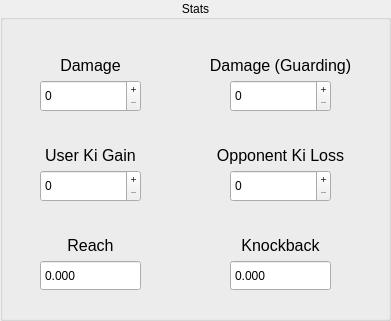
  <widget class="QGroupBox" name="StatGroupBox">
   <property name="geometry">
    <rect>
     <x>10</x>
     <y>120</y>
     <width>391</width>
     <height>321</height>
    </rect>
   </property>
   <property name="title">
    <string>Stats</string>
   </property>
   <property name="alignment">
    <set>Qt::AlignCenter</set>
   </property>
   <widget class="QLabel" name="DamageLbl">
    <property name="geometry">
     <rect>
      <x>40</x>
      <y>50</y>
      <width>101</width>
      <height>31</height>
     </rect>
    </property>
    <property name="font">
     <font>
      <pointsize>12</pointsize>
     </font>
    </property>
    <property name="toolTip">
     <string>&lt;html&gt;&lt;head/&gt;&lt;body&gt;&lt;p&gt;The damage this attack does to a non-defending opponent.&lt;/p&gt;&lt;/body&gt;&lt;/html&gt;</string>
    </property>
    <property name="text">
     <string>Damage</string>
    </property>
    <property name="alignment">
     <set>Qt::AlignCenter</set>
    </property>
   </widget>
   <widget class="QSpinBox" name="DamageBox">
    <property name="geometry">
     <rect>
      <x>40</x>
      <y>80</y>
      <width>101</width>
      <height>32</height>
     </rect>
    </property>
    <property name="styleSheet">
     <string notr="true"/>
    </property>
    <property name="buttonSymbols">
     <enum>QAbstractSpinBox::PlusMinus</enum>
    </property>
    <property name="minimum">
     <number>0</number>
    </property>
    <property name="maximum">
     <number>2147483647</number>
    </property>
    <property name="value">
     <number>0</number>
    </property>
   </widget>
   <widget class="QLabel" name="DamageGuardLbl">
    <property name="geometry">
     <rect>
      <x>200</x>
      <y>50</y>
      <width>161</width>
      <height>31</height>
     </rect>
    </property>
    <property name="font">
     <font>
      <pointsize>12</pointsize>
     </font>
    </property>
    <property name="toolTip">
     <string>&lt;html&gt;&lt;head/&gt;&lt;body&gt;&lt;p&gt;The damage this attack does to a defending opponent.&lt;/p&gt;&lt;/body&gt;&lt;/html&gt;</string>
    </property>
    <property name="text">
     <string>Damage (Guarding)</string>
    </property>
    <property name="alignment">
     <set>Qt::AlignCenter</set>
    </property>
   </widget>
   <widget class="QSpinBox" name="DamageBox_2">
    <property name="geometry">
     <rect>
      <x>230</x>
      <y>80</y>
      <width>101</width>
      <height>32</height>
     </rect>
    </property>
    <property name="styleSheet">
     <string notr="true"/>
    </property>
    <property name="buttonSymbols">
     <enum>QAbstractSpinBox::PlusMinus</enum>
    </property>
    <property name="minimum">
     <number>0</number>
    </property>
    <property name="maximum">
     <number>2147483647</number>
    </property>
    <property name="value">
     <number>0</number>
    </property>
   </widget>
   <widget class="QLabel" name="KiGainLbl">
    <property name="geometry">
     <rect>
      <x>30</x>
      <y>140</y>
      <width>121</width>
      <height>31</height>
     </rect>
    </property>
    <property name="font">
     <font>
      <pointsize>12</pointsize>
     </font>
    </property>
    <property name="toolTip">
     <string>&lt;html&gt;&lt;head/&gt;&lt;body&gt;&lt;p&gt;The amount of Ki you gain if the attack breaks guard.&lt;/p&gt;&lt;/body&gt;&lt;/html&gt;</string>
    </property>
    <property name="text">
     <string>User Ki Gain</string>
    </property>
    <property name="alignment">
     <set>Qt::AlignCenter</set>
    </property>
   </widget>
   <widget class="QSpinBox" name="KiGainBox">
    <property name="geometry">
     <rect>
      <x>40</x>
      <y>170</y>
      <width>101</width>
      <height>32</height>
     </rect>
    </property>
    <property name="styleSheet">
     <string notr="true"/>
    </property>
    <property name="buttonSymbols">
     <enum>QAbstractSpinBox::PlusMinus</enum>
    </property>
    <property name="minimum">
     <number>0</number>
    </property>
    <property name="maximum">
     <number>2147483647</number>
    </property>
    <property name="value">
     <number>0</number>
    </property>
   </widget>
   <widget class="QLabel" name="KiLossLbl">
    <property name="geometry">
     <rect>
      <x>210</x>
      <y>140</y>
      <width>141</width>
      <height>31</height>
     </rect>
    </property>
    <property name="font">
     <font>
      <pointsize>12</pointsize>
     </font>
    </property>
    <property name="toolTip">
     <string>&lt;html&gt;&lt;head/&gt;&lt;body&gt;&lt;p&gt;The amount of Ki lost by the opponent if the attack breaks guard.&lt;/p&gt;&lt;/body&gt;&lt;/html&gt;</string>
    </property>
    <property name="text">
     <string>Opponent Ki Loss</string>
    </property>
    <property name="alignment">
     <set>Qt::AlignCenter</set>
    </property>
   </widget>
   <widget class="QSpinBox" name="KiLossBox">
    <property name="geometry">
     <rect>
      <x>230</x>
      <y>170</y>
      <width>101</width>
      <height>32</height>
     </rect>
    </property>
    <property name="styleSheet">
     <string notr="true"/>
    </property>
    <property name="buttonSymbols">
     <enum>QAbstractSpinBox::PlusMinus</enum>
    </property>
    <property name="minimum">
     <number>0</number>
    </property>
    <property name="maximum">
     <number>2147483647</number>
    </property>
    <property name="value">
     <number>0</number>
    </property>
   </widget>
   <widget class="QLabel" name="KnockbackLbl">
    <property name="geometry">
     <rect>
      <x>230</x>
      <y>230</y>
      <width>101</width>
      <height>31</height>
     </rect>
    </property>
    <property name="font">
     <font>
      <pointsize>12</pointsize>
     </font>
    </property>
    <property name="toolTip">
     <string>&lt;html&gt;&lt;head/&gt;&lt;body&gt;&lt;p&gt;How far the opponent gets pushed back if your attack hits.&lt;/p&gt;&lt;/body&gt;&lt;/html&gt;</string>
    </property>
    <property name="text">
     <string>Knockback</string>
    </property>
    <property name="alignment">
     <set>Qt::AlignCenter</set>
    </property>
   </widget>
   <widget class="QDoubleSpinBox" name="KnockbackBox">
    <property name="geometry">
     <rect>
      <x>230</x>
      <y>260</y>
      <width>101</width>
      <height>31</height>
     </rect>
    </property>
    <property name="styleSheet">
     <string notr="true"/>
    </property>
    <property name="buttonSymbols">
     <enum>QAbstractSpinBox::NoButtons</enum>
    </property>
    <property name="decimals">
     <number>3</number>
    </property>
   </widget>
   <widget class="QLabel" name="ReachLbl">
    <property name="geometry">
     <rect>
      <x>40</x>
      <y>230</y>
      <width>101</width>
      <height>31</height>
     </rect>
    </property>
    <property name="font">
     <font>
      <pointsize>12</pointsize>
     </font>
    </property>
    <property name="toolTip">
     <string>&lt;html&gt;&lt;head/&gt;&lt;body&gt;&lt;p&gt;How far you move forward while using the attack.&lt;/p&gt;&lt;/body&gt;&lt;/html&gt;</string>
    </property>
    <property name="text">
     <string>Reach</string>
    </property>
    <property name="alignment">
     <set>Qt::AlignCenter</set>
    </property>
   </widget>
   <widget class="QDoubleSpinBox" name="ReachBox">
    <property name="geometry">
     <rect>
      <x>40</x>
      <y>260</y>
      <width>101</width>
      <height>31</height>
     </rect>
    </property>
    <property name="styleSheet">
     <string notr="true"/>
    </property>
    <property name="buttonSymbols">
     <enum>QAbstractSpinBox::NoButtons</enum>
    </property>
    <property name="decimals">
     <number>3</number>
    </property>
   </widget>
   <zorder>KnockbackLbl</zorder>
   <zorder>DamageLbl</zorder>
   <zorder>DamageBox</zorder>
   <zorder>DamageGuardLbl</zorder>
   <zorder>DamageBox_2</zorder>
   <zorder>KiGainLbl</zorder>
   <zorder>KiGainBox</zorder>
   <zorder>KiLossLbl</zorder>
   <zorder>KiLossBox</zorder>
   <zorder>KnockbackBox</zorder>
   <zorder>ReachLbl</zorder>
   <zorder>ReachBox</zorder>
  </widget>
